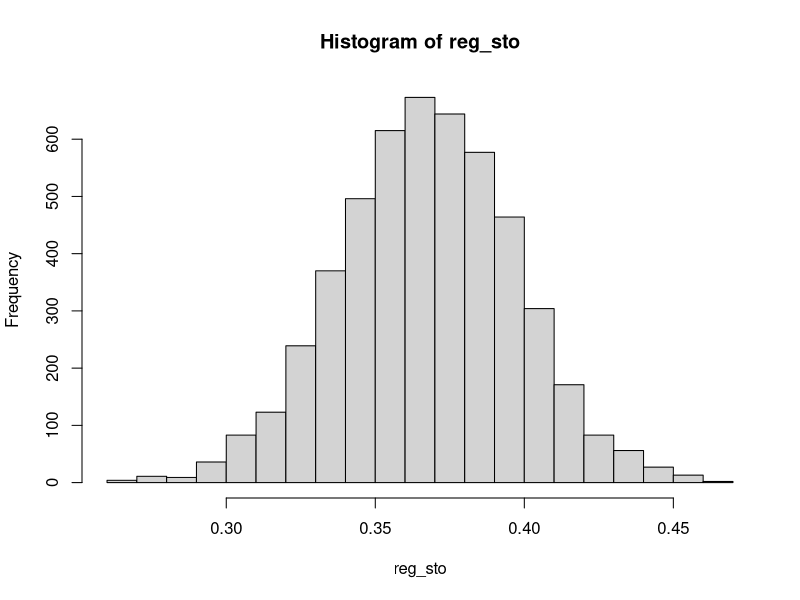
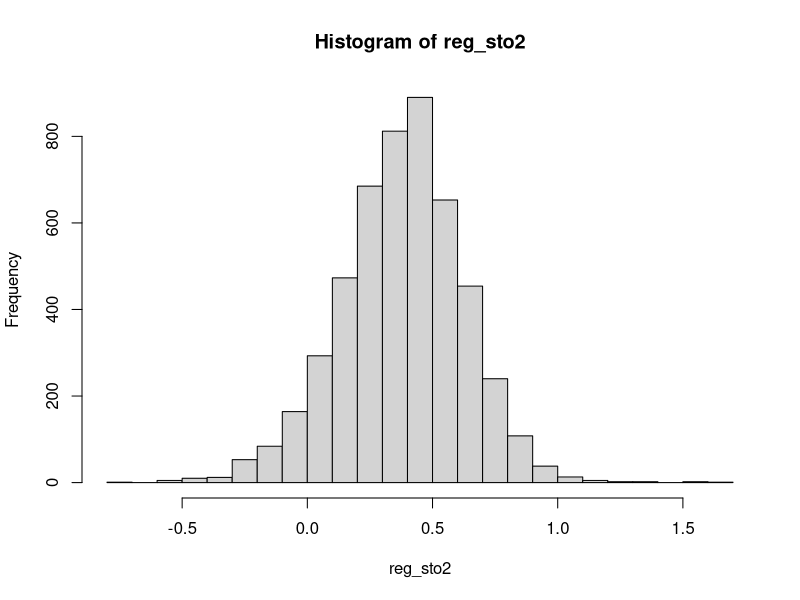

Source code (R) for these figures, in order:
## ---- chunk 1
dat <- read.csv("cces_2012_subset.csv")
## ---- chunk 2
reg <- lm(aa ~ env, data = dat)
coef(reg)
## ---- chunk 3
n <- 500
m <- 5000
reg_sto <- rep(NA, m)
for(i in 1:m){
  this_dat <- dat[sample(1:nrow(dat), size = n), ]
  reg_sto[i] <- coef(lm(aa ~ env, data = this_dat))[2]
}
mean(reg_sto)
sd(reg_sto)
hist(reg_sto, breaks = 20)
## ---- chunk 4
1 - pnorm(.4, mean = mean(reg_sto), sd = sd(reg_sto))
## ---- chunk 5
mean(reg_sto > .4)
## ---- chunk 6
n <- 10
m <- 5000
reg_sto2 <- rep(NA, m)
for(i in 1:m){
  this_dat <- dat[sample(1:nrow(dat), size = n), ]
  reg_sto2[i] <- coef(lm(aa ~ env, data = this_dat))[2]
}
mean(reg_sto2)
sd(reg_sto2)
hist(reg_sto2, breaks = 20)
## ---- chunk 7
1 - pnorm(.6, mean = mean(reg_sto2), sd = sd(reg_sto2))
## ---- chunk 8
mean(reg_sto2 > .6)
## ---- chunk 9
# average for women
mean(dat$env[dat$gender == 2], na.rm = T)
# average for men
mean(dat$env[dat$gender == 1], na.rm = T)
## ---- chunk 10
std_dev <- sd(dat$env[dat$gender == 2], na.rm = T)
## ---- chunk 11
hat_sigma <- std_dev/sqrt(sum(dat$gender == 2 & !is.na(dat$env)))
## ---- chunk 12
mean(dat$env[dat$gender == 2], na.rm = T) + 1.64*hat_sigma*c(-1, 1)
## ---- chunk 13
m <- 10000 # number of samples
n <- 200 # size of samples
ci_lower <- ci_upper <- rep(NA, length = m) # storage
# the data from which we will sample
dat_env_women <- dat$env[dat$gender == 2 & !is.na(dat$env)] 
for(i in 1:m){
  samp <- sample(dat_env_women, size = n) # take a sample
  samp_mean <- mean(samp) # sample mean
  sd_of_samp_mean <- sd(samp)/sqrt(200) # estimated sd of sample mean
  ci_lower[i] <- samp_mean - 1.64*sd_of_samp_mean # store lower 
  ci_upper[i] <- samp_mean + 1.64*sd_of_samp_mean # store upper
}
estimand <- mean(dat_env_women) # our target
contains <- estimand > ci_lower & estimand < ci_upper 
mean(contains) # coverage
